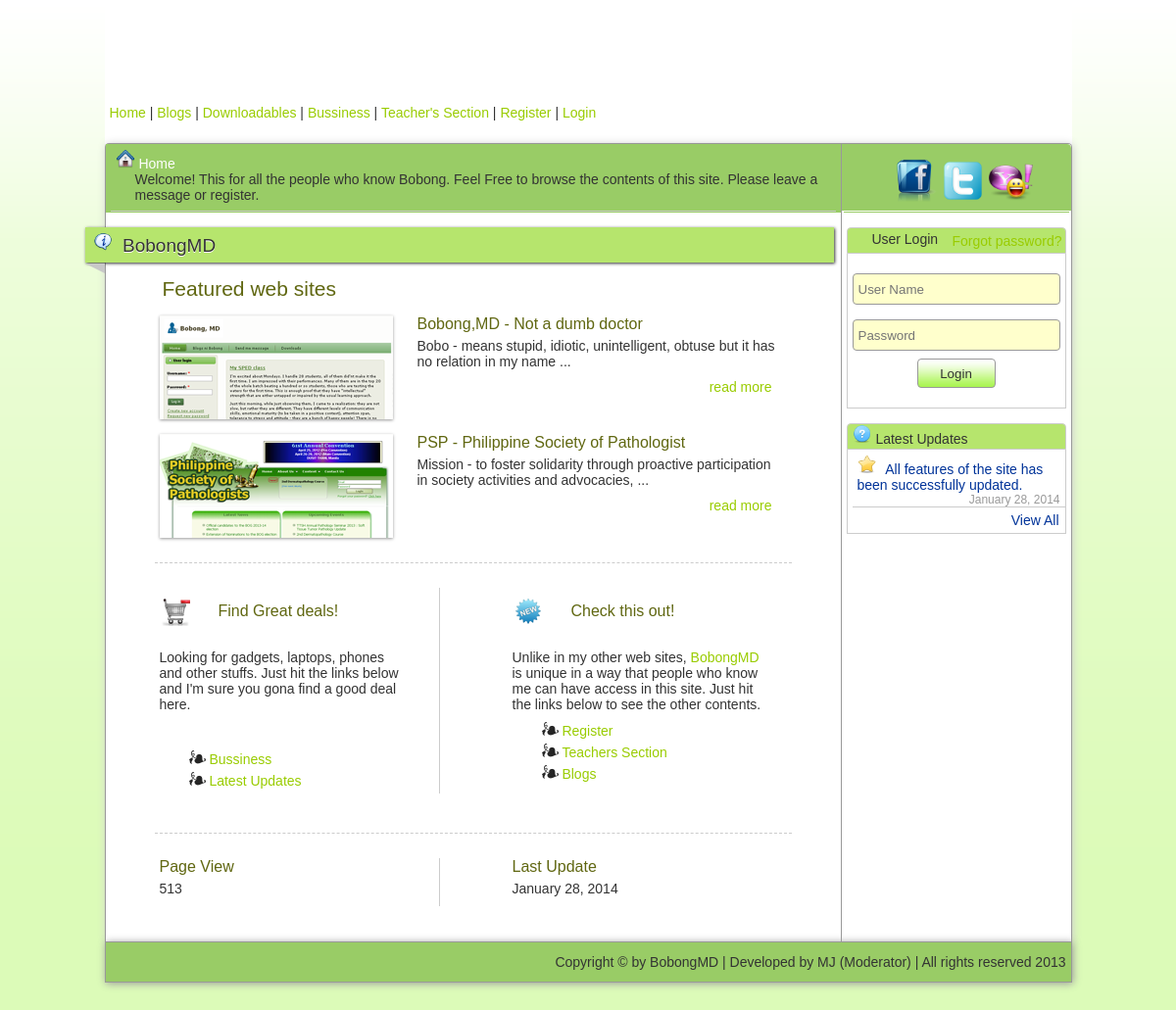
The page / on the database its author committed.
### tables this page shows
CREATE TABLE IF NOT EXISTS `feat_site` (
  `id` int(11) NOT NULL AUTO_INCREMENT,
  `IMG` varchar(255) NOT NULL,
  `SITE` varchar(100) NOT NULL,
  `DESC` text NOT NULL,
  `LINK` varchar(255) NOT NULL,
  `ST` int(1) NOT NULL,
  PRIMARY KEY (`id`)
);

CREATE TABLE IF NOT EXISTS `hits` (
  `id` int(11) NOT NULL AUTO_INCREMENT,
  `page_name` varchar(50) NOT NULL,
  `hits` int(8) NOT NULL,
  PRIMARY KEY (`id`),
  UNIQUE KEY `page_name` (`page_name`)
);

### index.php (the view, shortened to what this page needs)
<?php
$page = mysql_real_escape_string(basename($_SERVER['SCRIPT_NAME']));
$Message = "";
?>
<?php include 'header.php'; ?>
<td width="75%" valign="top" align="left">
	<div class="left" style="height:70px; background-color: #9C6;">
        <div class="left" style="border-bottom: 1px solid #CCC; height:68px; margin-right: 5px;">
        <span class="okw"><img src="images/icons/toolbar-icons/home.png" width="20" height="20" style="margin-top: 5px;" />&nbsp;Home</span>
            <div class="left" style="margin:0 15px;">
                <span class="a">
                 Welcome! This for all the people who know Bobong. Feel Free to browse the contents of this site. Please leave a message or register.
                </span>
            </div>
        </div>
    </div>
    <div class="center" style="margin-top: 15px; margin-right: 5px; width: 97%;">
    	 <div class="left" style=" border-top-left-radius: 0.3em; border-top-right-radius: 0.3em; ">
             <div class="header_arrow">
                <span class="left">
                    <img src="images/icons/Info-icon.png" width="20" height="20" style="margin-top: 2px;" />&nbsp;
                    BobongMD
                </span>
               	<span class="arrow">
                </span>
             </div>
         </div>
         <div id="txtHint" class="left" style=" margin-top: 15px; margin-bottom: 15px;">
            <div class="recentWorkWrapper">
            <table width="100%" border="0" cellspacing="0" cellpadding="0">
            <tr>
                <td colspan="2" align="left" valign="top">
                	<h3>Featured web sites</h3>
                </td>
            </tr>
            <?php
			$query	= " SELECT * FROM `feat_site` WHERE ST = '1' ORDER BY id ASC ";
			$result	= mysql_query($query)
			or die(mysql_error());
			while($row	= mysql_fetch_array($result))
			{
				$IMG	= $row['IMG'];
				$SITE	= $row['SITE'];
				$DESC	= $row['DESC'];
				$LINK	= $row['LINK'];
				$divFeatSite="
				<tr>
					<td valign='top' align='left' width='240'>
						<div class='recentWorkPic'>
							<a href='".$LINK."' target='_blank'>
								<img src='".$IMG."' width='238' height='106' alt='Image 1' title='View this page' />
							</a>
						</div>
					</td>
					<td valign='top' align='left'>
						<div class='left' style='margin-top: 15px; margin-left: 15px; padding-right: 15px;'>
							<h5>".$SITE."</h5>
							<p style='margin-top: 5px; margin-left: 5px;'>
							".substr($DESC, 0, 120)." ...
							</p>
						</div>
						<div class='right' style=' margin-left: 15px; margin-right: 15px;'>
							<a href='".$LINK."' target='_blank'>read more</a>
						</div>
					</td>
				</tr>
				";
				echo $divFeatSite;
			}
			?>
            </table>
            </div>
            <div class="adverticements">
            	<div class="col_left">
                	<h5 class="cart_icon">Find Great deals!</h5>
                    <p style="margin-top: 5px; margin-left: 5px; height: 93px;">
                    Looking for gadgets, laptops, phones and other stuffs. Just hit the links below and I'm sure you gona find a good deal here.
                    </p>
                    <div class="list">
                    	<li><img src="images/btn/templatemo_list.png" width="17" height="14" />&nbsp;<a href="business.php">Bussiness</a></li>
                        <li><img src="images/btn/templatemo_list.png" width="17" height="14" />&nbsp;<a href="">Latest Updates</a></li>
                    </div>
                </div>
                <div class="col_right">
                	<h5 class="new_icon">Check this out!</h5>
                    <p style="margin-top: 5px; margin-left: 5px;">
                    Unlike in my other web sites, <a href="#">BobongMD</a> is unique in a way that people who know me can have access in this site.
                    Just hit the links below to see the other contents.
                    </p>
                     <div class="list">
                     	<li><img src="images/btn/templatemo_list.png" width="17" height="14" />&nbsp;<a href="register.php">Register</a></li>
                    	<li><img src="images/btn/templatemo_list.png" width="17" height="14" />&nbsp;<a href="a_teacherSec.php">Teachers Section</a></li>
                        <li><img src="images/btn/templatemo_list.png" width="17" height="14" />&nbsp;<a href="blogs.php">Blogs</a></li>
                    </div>
                </div>
            </div>
            <div class="page_hits">
            	<div class="col_left">
                	<h5>Page View</h5>
                    <p style="margin-top: 5px; margin-left: 5px;">
                    <?php
					$query	= " SELECT hits FROM hits WHERE page_name = '".$page."' ";
					$result	= mysql_query($query);
					$row	= mysql_fetch_array($result);
					$page_hits	= $row['hits'];
                    echo $page_hits;
					?>
                    </p>
                </div>
                <div class="col_right">
                	<h5>Last Update</h5>
                    <p style="margin-top: 5px; margin-left: 5px;">January 28, 2014</p>
                </div>
            </div>
         </div>
    </div>
</td>
<td width="25%" valign="top" align="center" style="border-left:1px solid #999;">
	<div class="right" style="height: 68px;  background-color: #9C6; border-top-right-radius: 0.3em;">
    	<table width="100%" border="0" cellspacing="0" cellpadding="0">
          <tr>
            <td>
            <div style=" margin-top: 5px; margin-left: 25px;">
            	<?php include('followlinks.php'); ?>
            </div>
            </td>
            <td><div style=" margin-top: 5px;"><span class="okb">&nbsp;</span></div></td>
          </tr>
        </table>
    </div>
     <div class="left" style=" margin-top: 1px; margin-left: 2px; margin-right: 2px; border-top: 1px solid #9C6;">
    </div>
    <div style="margin-top: 15px; margin-left: 5px; margin-right: 5px;">
        	<div class="left" style=" height: 25px; border: 1px solid #CCC; border-top-left-radius: 0.3em; border-top-right-radius: 0.3em;
            background-color:#b6e56d">
            	<img src="images/icons/toolbar-icons/user.png" width="16" height="16" />&nbsp;User Login
				<span style="float:right; padding: 5px 3px;"><a href="get_password.php">Forgot password?</a></span>
            </div>
        	<div class="left" style="padding: 5px;
            border-left:1px solid #CCC;  border-right:1px solid #CCC; border-bottom: 1px solid #CCC;">
            	<?php include 'login.php'; ?><?php echo $Message; ?>
            </div>
     </div>
     <div style="margin-top: 15px; margin-left: 5px; margin-right: 5px; margin-bottom: 15px;">
        	<div class="left" style=" height: 25px; border: 1px solid #CCC; border-top-left-radius: 0.3em; border-top-right-radius: 0.3em;
            background-color:#b6e56d">
            	<img src="images/icons/toolbar-icons/help.png"  width="20" height="20" />&nbsp;Latest Updates
            </div>
            <div class="left" style="padding-top: 5px; padding-bottom: 5px;
            border-left:1px solid #CCC;  border-right:1px solid #CCC; border-bottom: 1px solid #CCC;">
            	<div class="left">
            	<img src="images/icons/toolbar-icons/star.png" width="20" height="20" />&nbsp;
                <a class="button" href="">All features of the site has been successfully updated.</a>
                </div>
                <div class="right" style="border-bottom:1px solid #CCC; margin-bottom: 5px;"><span class="s_normal">January 28, 2014</span></div>
                <div class="right"><a class="button" href="">View All</a></div>
            </div>
     </div>
</td>
<?php include'footer.php'; ?>

### includes/styles.css (style rules this page uses)
* { margin:0px; padding:0px; }
a { text-decoration: none; color: #9C0; font-size: 14px; }
body { font-family: "Trebuchet MS", Arial, Helvetica, sans-serif; font-size: 14px; margin-bottom: 35px; background-repeat:repeat-x; color:#333; background-color:#dcfbb8; }
.okb { color:#00F; }
.okw { color:#FFF; }
.s_normal { font-size: 12px; color: #999; }
p { margin: 0 0 10px 0; padding:0; }
h1, h2, h3, h4 ,h5 ,h6 { color: #252323; font-weight: normal; }
h3 { font-size: 21px; margin: 0 0 0 8px; padding: 0px; color: #606711; }
h5 { font-size: 16px; margin: 0 15px 0 5px; padding: 0; color: #606711; }
h5.cart_icon { padding: 15px 0 15px 60px; margin-bottom: 15px; background: url(../images/icons/toolbar-icons/cart2.png) center left no-repeat; }
h5.new_icon { padding: 15px 0 15px 60px; margin-bottom: 15px; background: url(../images/icons/toolbar-icons/new_blue.png) center left no-repeat; }
.center { text-align: center; }
.left { text-align:left; padding-left: 5px; }
.right { text-align: right; padding-right: 5px; }
.button { border: 1px solid #FFF; text-align:left; color: #039; height: 25px; background-color:#FFF; border-radius: 0.3em; cursor: pointer; }
.header_arrow { background: #b6e56d; background: -moz-linear-gradient(top, #e3e3e3, #c8c8c8); background: -webkit-gradient(linear, left top, left bottombottom, from(#e3e3e3), to(#c8c8c8)); padding: 3px; margin-left: -26px; margin-top: 0; position: relative; width: 105%; height: 30px; -moz-box-shadow: 1px 1px 3px #333; -webkit-box-shadow: 1px 1px 3px #333; box-shadow: 1px 1px 3px #333; font-size: 19px; text-align:left; color: #333; text-shadow: 0 1px 0 #FFF; }
.arrow { width: 0; height: 0; line-height: 0; border-left: 20px solid transparent; border-top: 10px solid #c8c8c8; top: 104%; left: 0; position: absolute; }
.recentWorkWrapper { width: 650px; background-color: #FFF; border-bottom: 1px dashed #CCC; margin-left: 45px; margin-bottom: 25px; margin-right: 45px; padding-bottom: 25px; }
.recentWorkPic { width: 238px; height: 106px; background-color: #F5F5F5; margin-top:15px; margin-left: 5px; box-shadow: 0 1px 3px #999; }
.adverticements { width: 650px; height: 225px; background-color: #FFF; border-bottom: 1px dashed #CCC; margin-left: 45px; margin-bottom: 25px; margin-right: 45px; margin-top: 15px; padding-bottom: 25px; }
.col_left { width: 260px; padding-right: 30px; float: left; border-right: 1px inset #CCC; }
.col_right { width: 260px; float: right; padding-right: 30px; }
.list { margin: 0 0 0 10px; padding:0; list-style: none; }
.list li { margin: 0 0 2px; padding: 0 0 3px 25px; }
.page_hits { width: 650px; height: 35px; background-color: #FFF; margin-left: 45px; margin-bottom: 25px; margin-right: 45px; margin-top: 15px; padding-bottom: 25px; }

### rows shown on the page
feat_site: IMG (picture), SITE "Bobong,MD - Not a dumb doctor", DESC "Bobo - means stupid, idiotic, unintelligent, obtuse but it has no relation in my name"
feat_site: IMG (picture), SITE "PSP - Philippine Society of Pathologist", DESC "Mission - to foster solidarity through proactive participation in society activities and advocacies,"
hits: hits "513"
